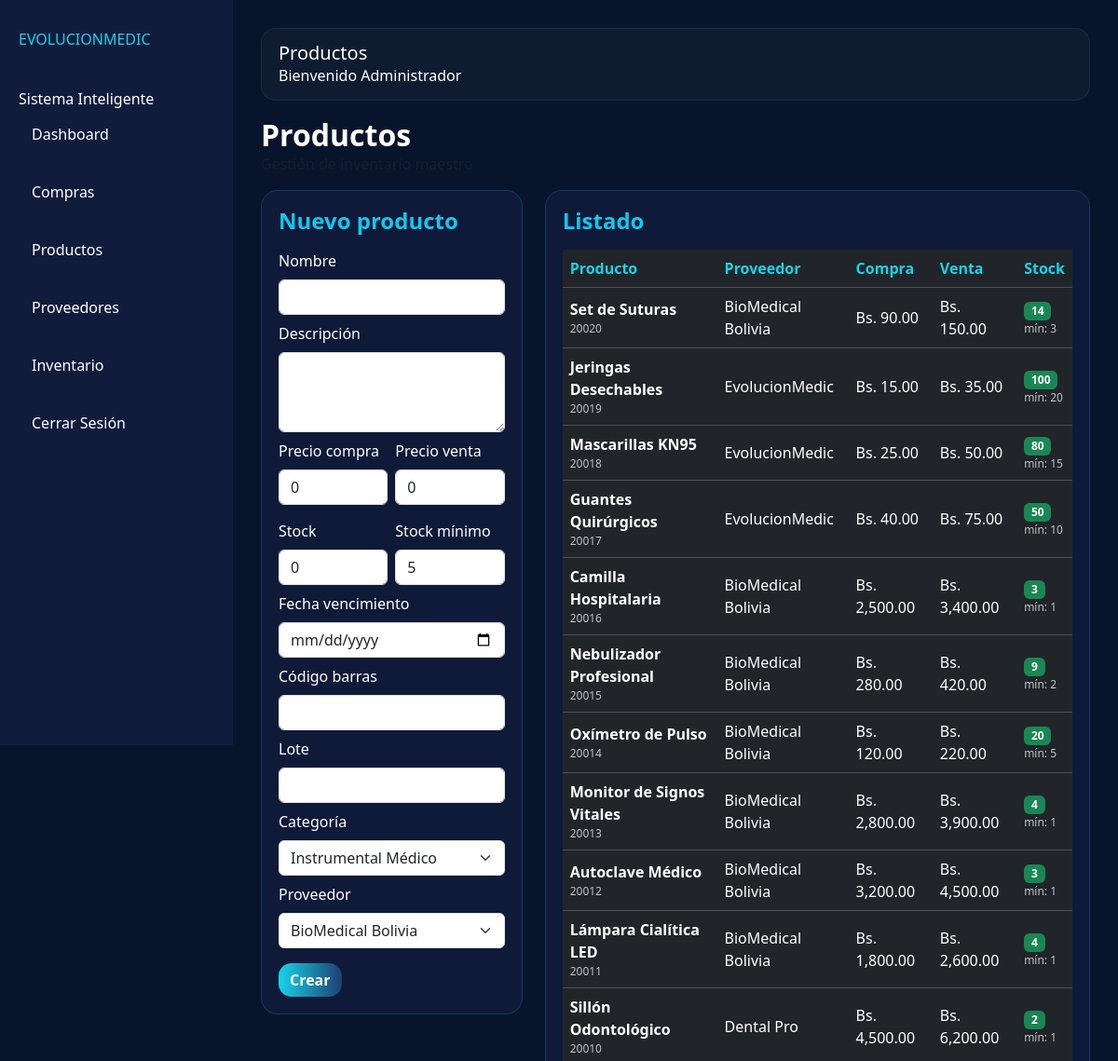
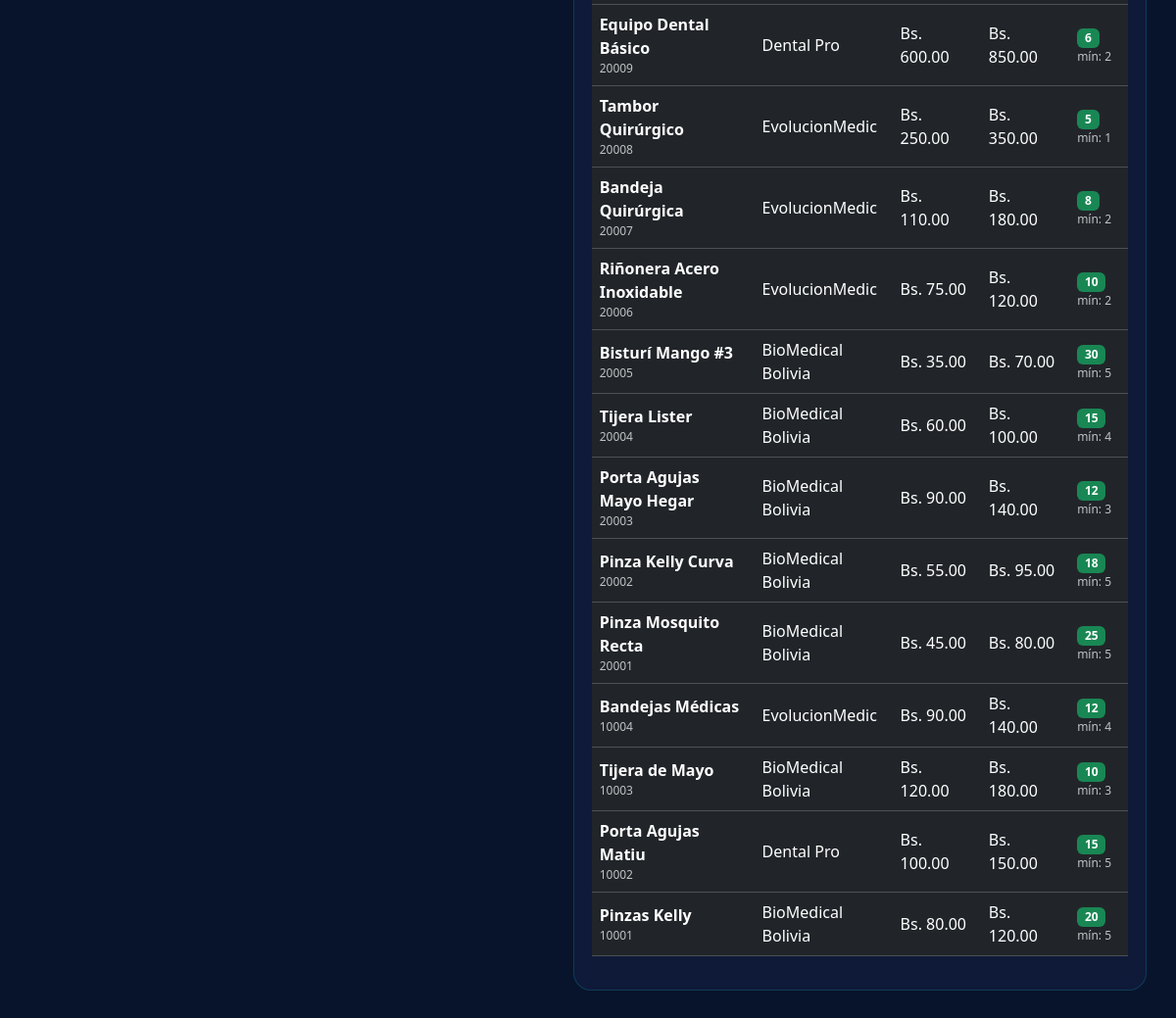
Page /productos/productos.php (signed in) on the committed database (2 pictures, top to bottom).
### tables this page shows
CREATE TABLE `productos` (
  `id_producto` int(11) NOT NULL,
  `nombre` varchar(100) DEFAULT NULL,
  `descripcion` text DEFAULT NULL,
  `precio_compra` decimal(10,2) DEFAULT NULL,
  `precio_venta` decimal(10,2) DEFAULT NULL,
  `stock` int(11) DEFAULT 0,
  `stock_minimo` int(11) DEFAULT 5,
  `codigo_barras` varchar(100) DEFAULT NULL,
  `lote` varchar(100) DEFAULT NULL,
  `id_categoria` int(11) DEFAULT NULL,
  `id_proveedor` int(11) DEFAULT NULL
);

CREATE TABLE `proveedores` (
  `id_proveedor` int(11) NOT NULL,
  `nombre_empresa` varchar(100) DEFAULT NULL,
  `telefono` varchar(30) DEFAULT NULL,
  `direccion` varchar(150) DEFAULT NULL,
  `correo` varchar(100) DEFAULT NULL
);

### productos/productos.php (the view, shortened to what this page needs)
<?php
include '../conexion.php';
$productos = mysqli_query($conn, "SELECT p.*, prov.nombre_empresa FROM productos p LEFT JOIN proveedores prov ON prov.id_proveedor=p.id_proveedor ORDER BY p.id_producto DESC");
$proveedores = mysqli_query($conn, "SELECT id_proveedor, nombre_empresa FROM proveedores ORDER BY nombre_empresa");
$categorias = mysqli_query($conn, "SELECT id_categoria, nombre_categoria FROM categorias ORDER BY nombre_categoria");
include '../core/layout.php';
?>
<div class="page-container">
  <div class="d-flex align-items-center justify-content-between mb-3">
    <div>
      <h2 style="margin:0;font-weight:900;">Productos</h2>
      <div class="text-muted" style="opacity:.8;">Gestión de inventario maestro</div>
    </div>
  </div>
  <div class="row g-4">
    <div class="col-lg-4">
      <div class="panel-dark sticky-panel">
        <h4 class="text-info" style="font-weight:900; margin-bottom:16px;">Nuevo producto</h4>
        <form method="POST">
          <label class="form-label">Nombre</label>
          <input class="form-control mb-2" name="nombre" required>
          <label class="form-label">Descripción</label>
          <textarea class="form-control mb-2" name="descripcion" rows="3"></textarea>
          <div class="row g-2">
            <div class="col-6">
              <label class="form-label">Precio compra</label>
              <input class="form-control" type="number" step="0.01" name="precio_compra" value="0">
            </div>
            <div class="col-6">
              <label class="form-label">Precio venta</label>
              <input class="form-control" type="number" step="0.01" name="precio_venta" value="0">
            </div>
          </div>
          <div class="row g-2 mt-2">
            <div class="col-6">
              <label class="form-label">Stock</label>
              <input class="form-control" type="number" name="stock" value="0">
            </div>
            <div class="col-6">
              <label class="form-label">Stock mínimo</label>
              <input class="form-control" type="number" name="stock_minimo" value="5">
            </div>
          </div>
          <label class="form-label mt-2">Fecha vencimiento</label>
          <input class="form-control mb-2" type="date" name="fecha_vencimiento">
          <label class="form-label">Código barras</label>
          <input class="form-control mb-2" name="codigo_barras">
          <label class="form-label">Lote</label>
          <input class="form-control mb-2" name="lote">
          <label class="form-label">Categoría</label>
          <select class="form-select mb-2" name="id_categoria">
            <?php while($c = mysqli_fetch_assoc($categorias)) { ?>
              <option value="<?php echo (int)$c['id_categoria']; ?>"><?php echo htmlspecialchars($c['nombre_categoria']); ?></option>
            <?php } ?>
          </select>
          <label class="form-label">Proveedor</label>
          <select class="form-select mb-3" name="id_proveedor">
            <?php while($p = mysqli_fetch_assoc($proveedores)) { ?>
              <option value="<?php echo (int)$p['id_proveedor']; ?>"><?php echo htmlspecialchars($p['nombre_empresa']); ?></option>
            <?php } ?>
          </select>
          <button class="btn" type="submit" style="background:linear-gradient(90deg,var(--accent),var(--accent2));color:#fff;font-weight:900;border:none;border-radius:14px;">Crear</button>
        </form>
      </div>
    </div>
    <div class="col-lg-8">
      <div class="panel-dark">
        <h4 class="text-info" style="font-weight:900; margin-bottom:16px;">Listado</h4>
        <div class="table-responsive">
          <table class="table table-dark table-hover align-middle">
            <thead>
              <tr>
                <th>Producto</th>
                <th>Proveedor</th>
                <th>Compra</th>
                <th>Venta</th>
                <th>Stock</th>
              </tr>
            </thead>
            <tbody>
              <?php while($prod = mysqli_fetch_assoc($productos)) {
                $stock = (int)$prod['stock'];
                $min = (int)$prod['stock_minimo'];
                $badge = $stock <= $min ? 'danger' : 'success';
              ?>
                <tr>
                  <td>
                    <div style="font-weight:800;"><?php echo htmlspecialchars($prod['nombre']); ?></div>
                    <div style="font-size:12px;color:var(--muted);"><?php echo htmlspecialchars($prod['codigo_barras'] ?? ''); ?></div>
                  </td>
                  <td><?php echo htmlspecialchars($prod['nombre_empresa'] ?? '—'); ?></td>
                  <td>Bs. <?php echo number_format((float)$prod['precio_compra'],2); ?></td>
                  <td>Bs. <?php echo number_format((float)$prod['precio_venta'],2); ?></td>
                  <td>
                    <span class="badge bg-<?php echo $badge; ?>"><?php echo $stock; ?> </span>
                    <div style="font-size:12px;color:var(--muted);">mín: <?php echo $min; ?></div>
                  </td>
                </tr>
              <?php } ?>
            </tbody>
          </table>
        </div>
      </div>
    </div>
  </div>
</div>

### css/styles.css (style rules this page uses)
:root { --bg:#08142B; --panel:#111C3D; --accent:#17D4E8; --accent2:#1D3F72; --text:#ffffff; --muted:rgba(255,255,255,.72); --shadow:0 18px 45px rgba(0,0,0,.35); }
* { box-sizing:border-box; }
body { margin: 0; font-family: ui-sans-serif, system-ui, -apple-system, Segoe UI, Roboto, Helvetica, Arial; background: radial-gradient(1200px 600px at 15% 0%, rgba(23,212,232,.14), transparent 55%), var(--bg); color: var(--text); }
.dashboard-body { background: #08142B; color: white; }
.panel-dark { background:rgba(17,28,61,.85); border:1px solid rgba(23,212,232,.18); border-radius:18px; padding:18px; backdrop-filter: blur(6px); }
.sticky-panel { position: sticky; top: 20px; }
.table-dark th { color:var(--accent); }

### rows in the picture
productos: nombre "Set de Suturas", codigo_barras "20020", id_proveedor.nombre_empresa "BioMedical Bolivia", precio_compra "90.00", precio_venta "150.00", stock "14", stock_minimo "3"
productos: nombre "Jeringas Desechables", codigo_barras "20019", id_proveedor.nombre_empresa "EvolucionMedic", precio_compra "15.00", precio_venta "35.00", stock "100", stock_minimo "20"
productos: nombre "Mascarillas KN95", codigo_barras "20018", id_proveedor.nombre_empresa "EvolucionMedic", precio_compra "25.00", precio_venta "50.00", stock "80", stock_minimo "15"
productos: nombre "Guantes Quirúrgicos", codigo_barras "20017", id_proveedor.nombre_empresa "EvolucionMedic", precio_compra "40.00", precio_venta "75.00", stock "50", stock_minimo "10"
productos: nombre "Camilla Hospitalaria", codigo_barras "20016", id_proveedor.nombre_empresa "BioMedical Bolivia", precio_compra "2,500.00", precio_venta "3,400.00", stock "3", stock_minimo "1"
productos: nombre "Nebulizador Profesional", codigo_barras "20015", id_proveedor.nombre_empresa "BioMedical Bolivia", precio_compra "280.00", precio_venta "420.00", stock "9", stock_minimo "2"
productos: nombre "Oxímetro de Pulso", codigo_barras "20014", id_proveedor.nombre_empresa "BioMedical Bolivia", precio_compra "120.00", precio_venta "220.00", stock "20", stock_minimo "5"
productos: nombre "Monitor de Signos Vitales", codigo_barras "20013", id_proveedor.nombre_empresa "BioMedical Bolivia", precio_compra "2,800.00", precio_venta "3,900.00", stock "4", stock_minimo "1"
productos: nombre "Autoclave Médico", codigo_barras "20012", id_proveedor.nombre_empresa "BioMedical Bolivia", precio_compra "3,200.00", precio_venta "4,500.00", stock "3", stock_minimo "1"
productos: nombre "Lámpara Cialítica LED", codigo_barras "20011", id_proveedor.nombre_empresa "BioMedical Bolivia", precio_compra "1,800.00", precio_venta "2,600.00", stock "4", stock_minimo "1"
productos: nombre "Sillón Odontológico", codigo_barras "20010", id_proveedor.nombre_empresa "Dental Pro", precio_compra "4,500.00", precio_venta "6,200.00", stock "2", stock_minimo "1"
productos: nombre "Equipo Dental Básico", codigo_barras "20009", id_proveedor.nombre_empresa "Dental Pro", precio_compra "600.00", precio_venta "850.00", stock "6", stock_minimo "2"
productos: nombre "Tambor Quirúrgico", codigo_barras "20008", id_proveedor.nombre_empresa "EvolucionMedic", precio_compra "250.00", precio_venta "350.00", stock "5", stock_minimo "1"
productos: nombre "Bandeja Quirúrgica", codigo_barras "20007", id_proveedor.nombre_empresa "EvolucionMedic", precio_compra "110.00", precio_venta "180.00", stock "8", stock_minimo "2"
productos: nombre "Riñonera Acero Inoxidable", codigo_barras "20006", id_proveedor.nombre_empresa "EvolucionMedic", precio_compra "75.00", precio_venta "120.00", stock "10", stock_minimo "2"
productos: nombre "Bisturí Mango #3", codigo_barras "20005", id_proveedor.nombre_empresa "BioMedical Bolivia", precio_compra "35.00", precio_venta "70.00", stock "30", stock_minimo "5"
productos: nombre "Tijera Lister", codigo_barras "20004", id_proveedor.nombre_empresa "BioMedical Bolivia", precio_compra "60.00", precio_venta "100.00", stock "15", stock_minimo "4"
productos: nombre "Porta Agujas Mayo Hegar", codigo_barras "20003", id_proveedor.nombre_empresa "BioMedical Bolivia", precio_compra "90.00", precio_venta "140.00", stock "12", stock_minimo "3"
productos: nombre "Pinza Kelly Curva", codigo_barras "20002", id_proveedor.nombre_empresa "BioMedical Bolivia", precio_compra "55.00", precio_venta "95.00", stock "18", stock_minimo "5"
productos: nombre "Pinza Mosquito Recta", codigo_barras "20001", id_proveedor.nombre_empresa "BioMedical Bolivia", precio_compra "45.00", precio_venta "80.00", stock "25", stock_minimo "5"
productos: nombre "Bandejas Médicas", codigo_barras "10004", id_proveedor.nombre_empresa "EvolucionMedic", precio_compra "90.00", precio_venta "140.00", stock "12", stock_minimo "4"
productos: nombre "Tijera de Mayo", codigo_barras "10003", id_proveedor.nombre_empresa "BioMedical Bolivia", precio_compra "120.00", precio_venta "180.00", stock "10", stock_minimo "3"
productos: nombre "Porta Agujas Matiu", codigo_barras "10002", id_proveedor.nombre_empresa "Dental Pro", precio_compra "100.00", precio_venta "150.00", stock "15", stock_minimo "5"
productos: nombre "Pinzas Kelly", codigo_barras "10001", id_proveedor.nombre_empresa "BioMedical Bolivia", precio_compra "80.00", precio_venta "120.00", stock "20", stock_minimo "5"

### other values in the picture
$it['label'] "Dashboard"
$it['label'] "Compras"
$it['label'] "Productos"
$it['label'] "Proveedores"
$it['label'] "Inventario"
$title "Productos"
$usuario "Administrador"
form field id_categoria "Instrumental Médico"
form field id_proveedor "BioMedical Bolivia"
